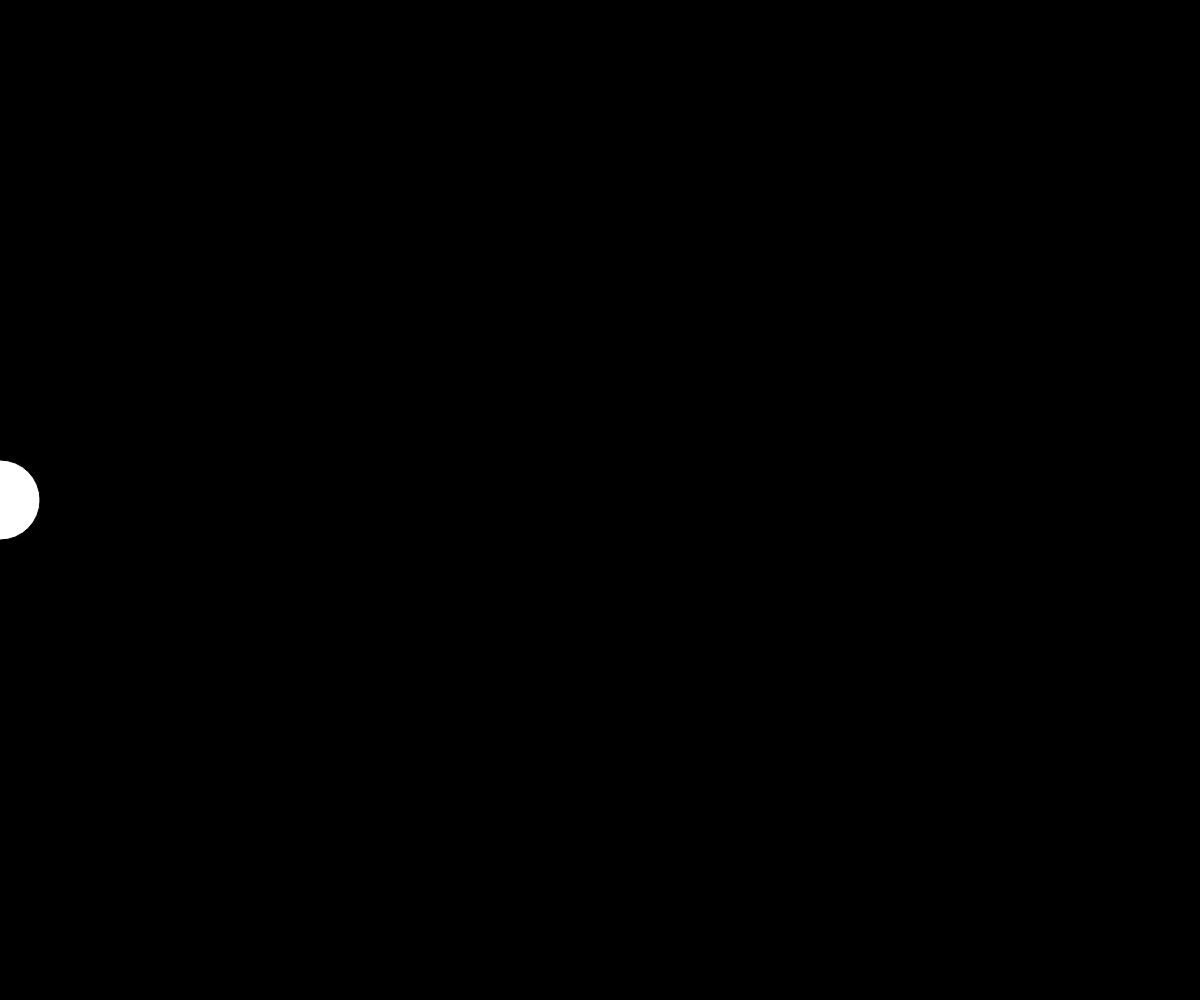
Frame 1 (no input)
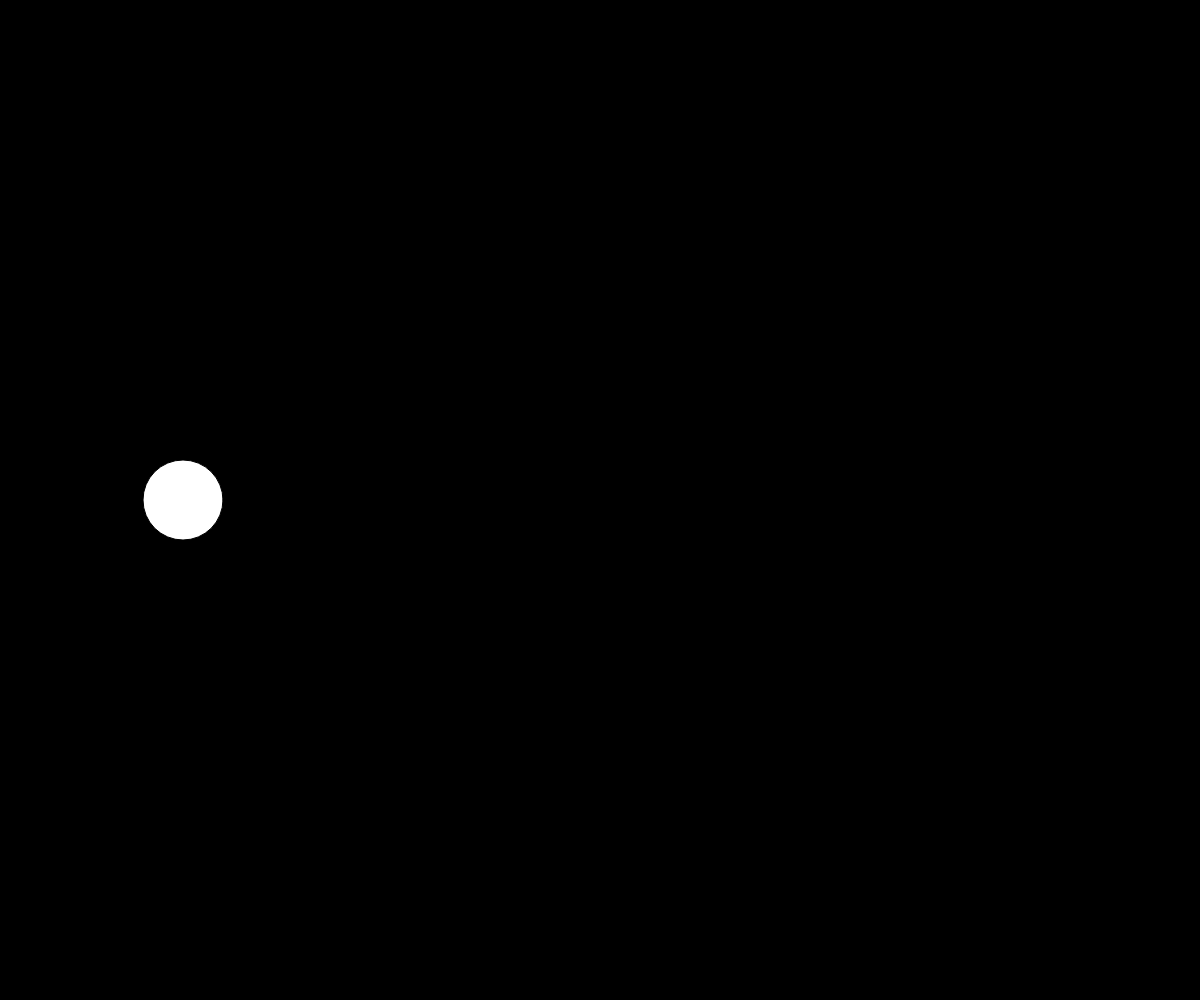
Frame 60 (no input)
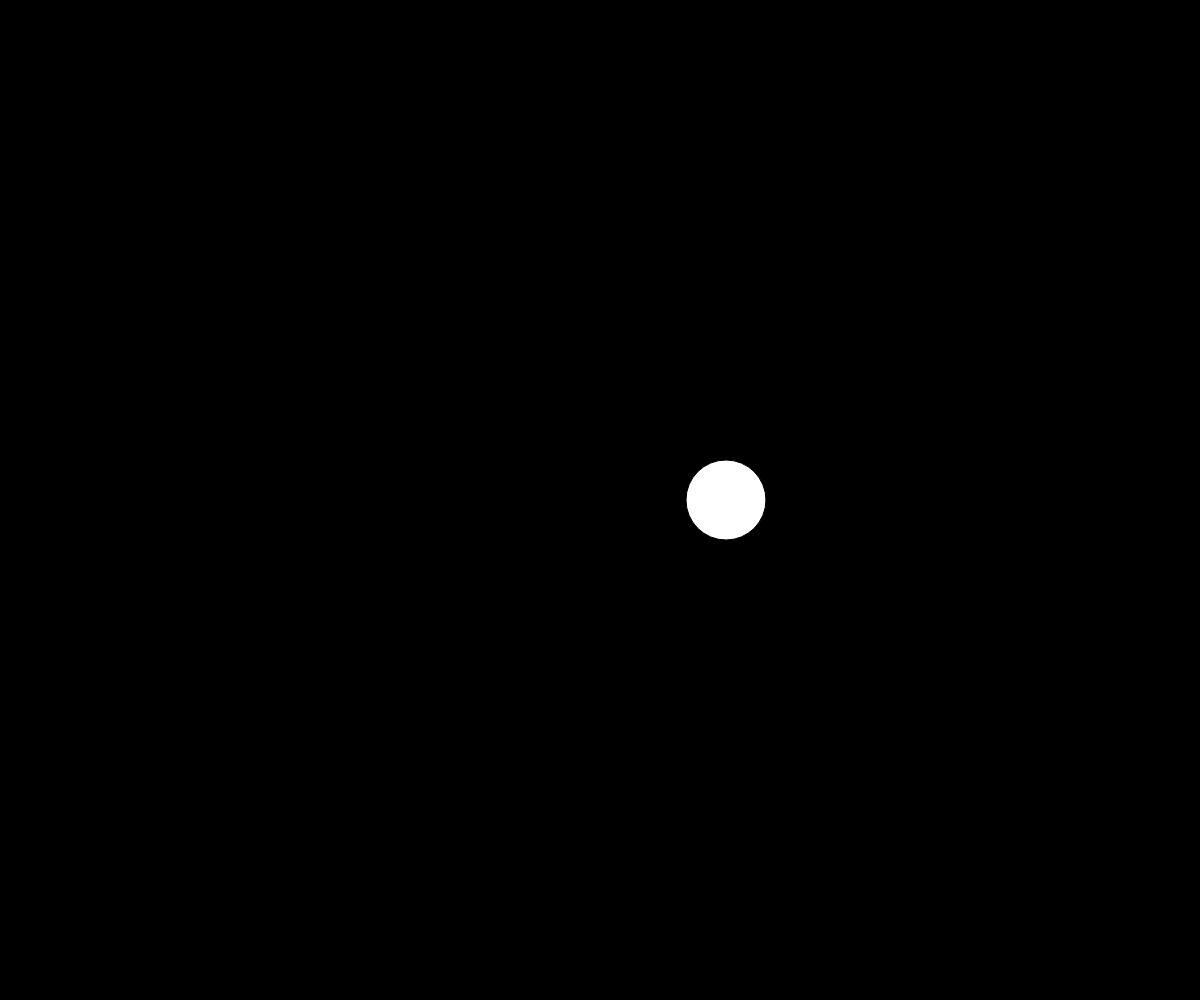
Frame 120 (the mouse pressed at the canvas centre since frame 60)

The p5.js sketch that drew these frames (run headless with seeded random() and noise() and a simulated clock; from frame 60 on, the mouse is pressed at the canvas centre):

// p5.js sketch
// ── sketch.js
var loc;
var velocity;
var acceleration;

function setup(){
	createCanvas(windowWidth, windowHeight);
	loc = createVector(0, height/2);
	velocity = createVector(0, 0);
	acceleration = createVector(0.1, 0);
}

function draw(){
	background(0);


	velocity.add(acceleration);
	loc.add(velocity);

	ellipse(loc.x, loc.y, 80, 80);

	if(loc.x > width){
		loc.x = 0;
	}

}
